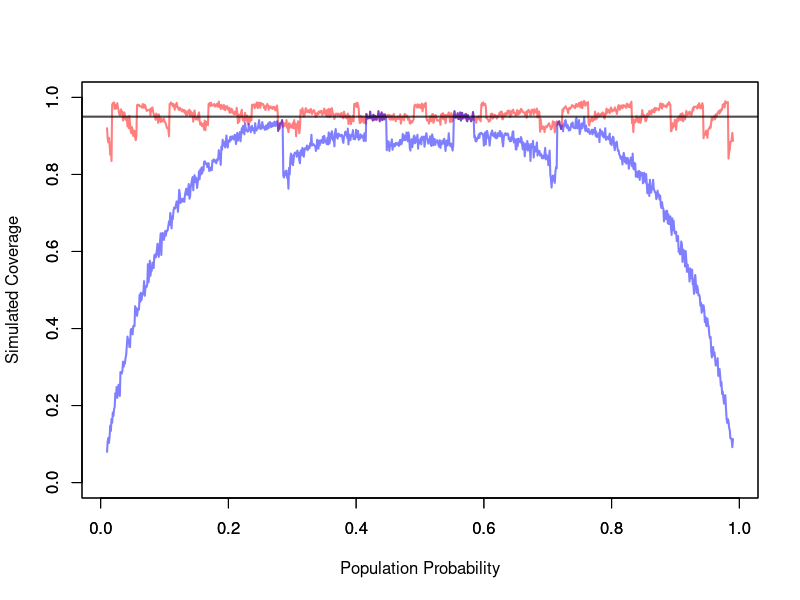
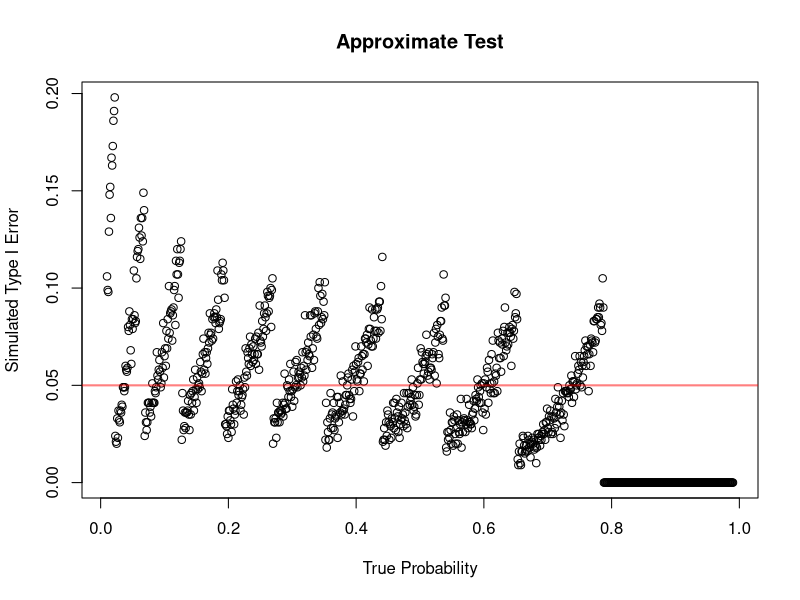
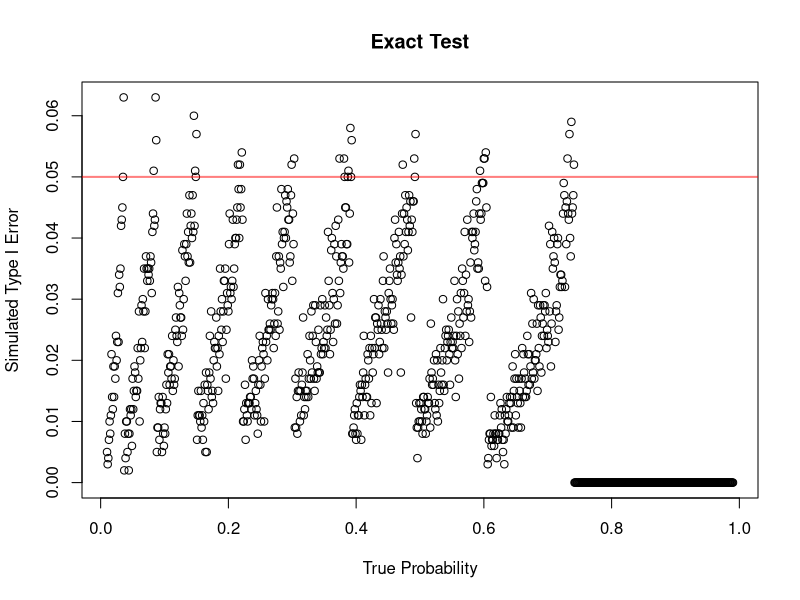
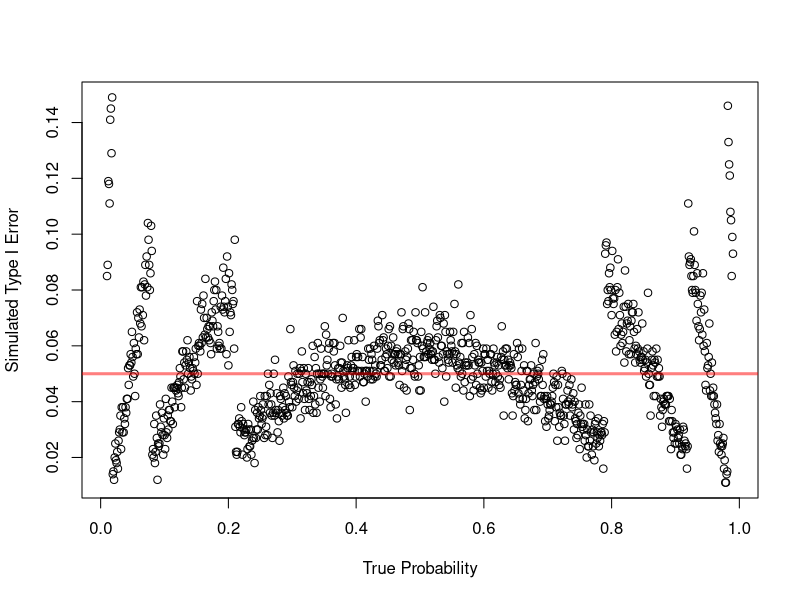

Here is the R script that generated these plots, in order: (Note: this script raises an error after producing the figures.)
## ---- chunk 1
# Confidence Intervals for a Proportion

# Distribution Settings
n  <- 10
p  <- seq(0.01, 0.99, by = 0.001)
nP <- length(p)

# Confidence Level Settings
a <- 0.05

# Simulation Settings
B <- 1000

cov <- matrix(data = NA, nrow = nP, ncol = 2)
len <- matrix(data = NA, nrow = nP, ncol = 2)
int <- array(data = NA, dim = c(nP, B, 4))
for(i in 1:nP){
  conInt <- replicate(B, {
    # Sample
    x <- rbinom(n = n, size = 1, prob = p[i])
    
    # Estimator
    pHat <- mean(x)
    
    # Quantile
    za <- qnorm(p = a/2)
    
    # Quadratic Equation Terms
    a <- (1 + za^2/n)
    b <- -(2 * pHat + za^2 / n)
    c <- pHat^2
    
    # Confidence Interval Bunds
    lowAp1 <- (-b - sqrt(b^2 - 4 * a * c)) / (2 * a)
    uppAp1 <- (-b + sqrt(b^2 - 4 * a * c)) / (2 * a)
    
    # Estimated Standard Devition
    se <- sqrt(pHat * (1 - pHat) / n)
    
    # Compute the Interval Limits
    lowAp2 <- pHat + za * se
    uppAp2 <- pHat - za * se
    
    # Save
    c(lowAp1, uppAp1, lowAp2, uppAp2)
  })
  
  conInt <- t(conInt)
  
  int[i,,]  <- conInt
  cov[i, 1] <- mean((conInt[, 1] < p[i]) & (conInt[, 2] > p[i]))
  cov[i, 2] <- mean((conInt[, 3] < p[i]) & (conInt[, 4] > p[i]))
  len[i, 1] <- mean(conInt[, 2] - conInt[, 1])
  len[i, 2] <- mean(conInt[, 4] - conInt[, 3])
}

plot(x    = p,
     y    = cov[, 1],
     ylim = c(0, 1),
     type = 'l',
     xlab = "Population Probability",
     ylab = "Simulated Coverage",
     lwd  = 2,
     col = rgb(1, 0, 0, 0.5))
par(new=TRUE)
plot(x    = p,
     y    = cov[, 2],
     ylim = c(0, 1),
     type = 'l',
     xlab = "",
     ylab = "",
     lwd  = 2,
     col = rgb(0, 0, 1, 0.5))
abline(h = 1 - a, col = rgb(0, 0, 0, 0.7), lwd = 2)
## ---- chunk 2
#Hypothesis Testing for a Proportion (Approximate Test)

# Distribution Settings
n  <- 10
p  <- seq(0.01, 0.99, by = 0.001)
nP <- length(p)

# Confidence Level Settings
a <- 0.05

# Simulation Settings
B <- 1000

rejPer <- rep(NA, nP)
for(i in 1:nP){
  rej <- replicate(B, {
    # Sample
    x <- rbinom(n = n, size = 1, prob = p[i])
    
    # Estimator
    pHat <- mean(x)
    
    # Standard Error of the Estimator
    se <- sqrt(p[i] * (1 - p[i]) / n)
    
    # Quantile for Rejection Region
    za <- qnorm(p = 1 - a)
    
    # Test Statistic
    z <- (pHat - p[i])/ se
    
    # Rejection Decision
    z > za
  })
  
  # Rejection Percentage
  rejPer[i] <- mean(rej)
}

plot(x = p,
     y = rejPer,
     xlab = "True Probability",
     ylab = "Simulated Type I Error",
     main = "Approximate Test")
abline(h = a, col = rgb(1, 0, 0, 0.5), lwd = 2)
## ---- chunk 3
#Hypothesis Testing for a Proportion (Approximate Test)

# Distribution Settings
n  <- 10
p  <- seq(0.01, 0.99, by = 0.001)
nP <- length(p)

# Confidence Level Settings
a <- 0.05

# Simulation Settings
B <- 1000

rejPer <- rep(NA, nP)
for(i in 1:nP){
  pval <- replicate(B, {
    # Sample
    x <- rbinom(n = n, size = 1, prob = p[i])
    
    # Test Statistic
    y <- sum(x)
    
    # P-value
    pbinom(q = y - 1, size = n, prob = p[i], lower.tail = FALSE)
  })
  
  # Rejection Percentage
  rejPer[i] <- mean(pval < 0.05)
}

plot(x = p,
     y = rejPer,
     xlab = "True Probability",
     ylab = "Simulated Type I Error",
     main = "Exact Test")
abline(h = a, col = rgb(1, 0, 0, 0.5), lwd = 2)
## ---- chunk 4
# Confidence Intervals for the Difference Between Two Intervals

# Distribution Settings
n1 <- 100
n2 <- 50
p1 <- 0.5
p2 <- 0.1

# Confidence Level Settings
a <- 0.05

# Simulation Settings
B <- 1000

conInt <- replicate(B, {
  # Sample
  x1 <- rbinom(n = n1, size = 1, prob = p1)
  x2 <- rbinom(n = n2, size = 1, prob = p2)
  
  # Estimator
  p1Hat <- mean(x1)
  p2Hat <- mean(x2)
  
  # Estimated Standard Error
  ese <- sqrt(p1Hat * (1 - p1Hat) / n1 + p2Hat * (1 - p2Hat) / n2)
  
  # Quantile
  za <- qnorm(p = 1 - a / 2)
  
  # Confidence Interval Bounds
  low <- (p1Hat - p2Hat) - za * ese
  upp <- (p1Hat - p2Hat) + za * ese
  
  # Save
  c(low, upp)
})

conInt <- t(conInt)

cov <- mean((conInt[, 1] < (p1 - p2)) & (conInt[, 2] > (p1 - p2)))

print(paste0("Coverage of the Confidence Intervals: ", round(cov *100, 2), "%"))
## ---- chunk 5
# Confidence Intervals for a Proportion

# Distribution Settings
# Distribution Settings
n1 <- 10
n2 <- 10
p1 <- seq(0.01, 0.99, by = 0.001)
nP <- length(p1)

# Confidence Level Settings
a <- 0.05

# Simulation Settings
B <- 1000

rejPer <- rep(NA, nP)
for(i in 1:nP){
  rej <- replicate(B, {
    # Sample
    x1 <- rbinom(n = n1, size = 1, prob = p1[i])
    x2 <- rbinom(n = n2, size = 1, prob = p1[i])
    
    # Quantity of Interest
    p1Hat <- mean(x1)
    p2Hat <- mean(x2)
    
    # Estimated Standard Error
    se <- sqrt(p1[i] * (1 - p1[i]) * (1 / n1 + 1 / n2))
    
    # Quantile
    za <- qnorm(p = 1 - a)
    
    # Test Statistic
    z <- (p1Hat - p2Hat) / se
    
    # Save
    z > za
  })
  
  # Rejection Percentage
  rejPer[i] <- mean(rej)
}

plot(x = p1,
     y = rejPer,
     xlab = "True Probability",
     ylab = "Simulated Type I Error")
abline(h = a, col = rgb(1, 0, 0, 0.5), lwd = 3)
## ---- chunk 6
# Confidence Intervals for a Proportion

# Simulation Settings
N <- c(1:10, 20, 30, 50, 100)
B <- 1000
S <- 100

# Distribution Settings
p <- c(1/3, 1/3, 1/3)

# Confidence Level Settings
a <- 0.05


rejPer <- matrix(data = NA, nrow = S, length(N))
for(i in 1:length(N)){
  n <- N[i]
  rej <- replicate(S, {
    replicate(B, {
      # Sample
      x <- rmultinom(n = n, size = 1, prob = p)
      
      # Observed Counts
      O <- rowSums(x)
      
      # Expected Counts
      E <- n * p
      
      # Test Statistic
      x2  <- sum((O - E)^2 / E)
      
      # Quantile
      x2a <- qchisq(p = 1- a, df = k - 1)
      
      # Save Test Desicion
      x2 > x2a
    })
  })
  
  # Rejection Percentage
  rejPer[, i] <- colMeans(rej)
}

boxplot(rejPer,
        xlab = "Number of Observations",
        ylab = "Simulated Type I Error",
        main = "Simulated Hypothesis Test for Goodness of Fit",
        xaxt = 'n')
axis(side = 1, at = 1:length(N), labels = N)
abline(h = a, col = rgb(1, 0, 0, 0.5), lwd = 4)
## ---- chunk 7
set.seed(5428)

n <- 400

Gender <- sample(c("Women", "Men"),
                 size = n,
                 replace = TRUE,
                 prob = c(0.70, 0.30))

Admission <- ifelse(Gender == "Women",
                    sample(c("Admitted", "Not Admitted"),
                           size = n,
                           replace = TRUE,
                           prob = c(0.62, 0.38)),
                    sample(c("Admitted", "Not Admitted"),
                           size = n,
                           replace = TRUE,
                           prob = c(0.50, 0.50)))

dat <- data.frame(Gender = Gender,
                  Admission = Admission)

# Contingency Table Counts
tab <- table(dat$Gender, dat$Admission)
tab

# Row Percentages
tabRow <- round(tab / rowSums(tab) * 100, 2)
tabRow

# Column Percentages
tabCol <- round(t(t(tab) / colSums(tab)) * 100, 2)
tabCol

# Marginal Distributions
tabMar <- cbind(tab, rowSums(tab))
tabMar <- rbind(tabMar, colSums(tabMar))
tabMar
## ---- chunk 8
barplot(tab,
        beside = TRUE,
        col = c("gray70", "gray40"),
        legend.text = rownames(tab),
        args.legend = list(x = "topright"),
        main = "Admission Counts by Gender",
        xlab = "Admission Decision",
        ylab = "Count")
## ---- chunk 9
barplot(prop.table(tab, margin = 1),
        beside = FALSE,
        col = c("gray70", "gray40"),
        legend.text = colnames(prop.table(tab, margin = 1)),
        args.legend = list(x = "topright"),
        main = "Conditional Distribution of Admission by Gender",
        xlab = "Gender",
        ylab = "Proportion")
## ---- chunk 10
mosaicplot(tab,
           col = c("gray85", "gray50"),
           main = "Mosaic Plot for Gender and Admission",
           xlab = "Gender",
           ylab = "Admission")
## ---- chunk 11
# Confidence Intervals for a Proportion

# Simulation Settings
N <- 4^(0:5)
B <- 100
S <- 100

# Distribution Settings
n  <- 1000
p1 <- c(1/4, 1/4, 1/2)
p2 <- c(1/2, 1/2)
c  <- length(p1)
r  <- length(p2)

# Confidence Level Settings
a <- 0.05

rejPer <- matrix(data = NA, nrow = S, length(N))
for(i in 1:length(N)){
  n <- N[i]
  rej <- replicate(S, {
    replicate(B, {
      # Sample
      x <- rmultinom(n = n, size = 1, prob = p1)
      y <- rmultinom(n = n, size = 1, prob = p2)
      
      # Observed Counts
      O <- y %*% t(x)
      
      # Estimated Marginal Probabilities
      estP1 <- colSums(O) / n
      estP2 <- rowSums(O) / n
      
      # Estimated Probabilities
      estP <-  estP2 %*% t(estP1)
      
      # Expected Counts
      E <- estP * n
      
      # Test Statistic
      x2  <- sum((O - E)^2 / E)
      
      # Quantile
      x2a <- qchisq(p = 1- a, df = (r - 1) * (c - 1))
      
      # Save Test Desicion
      x2 > x2a
    })
  })
  
  # Rejection Percentage
  rejPer[, i] <- colMeans(rej)
}

boxplot(rejPer,
        xlab = "Number of Observations",
        ylab = "Simulated Type I Error",
        main = "Simulated Hypothesis Test for Independence",
        xaxt = 'n')
axis(side = 1, at = 1:length(N), labels = N)
abline(h = a, col = rgb(1, 0, 0, 0.5), lwd = 4)
## ---- chunk 12
# Confidence Intervals for a Proportion

# Simulation Settings
N <- 4^(0:5)
B <- 100
S <- 100

# Distribution Settings
n  <- 1000
p1 <- c(1/4, 1/4, 1/2)
p2 <- c(1/2, 1/2)
c  <- length(p1)
r  <- length(p2)

# Confidence Level Settings
a <- 0.05

rejPer <- matrix(data = NA, nrow = S, length(N))
for(i in 1:length(N)){
  n <- N[i]
  rej <- replicate(S, {
    replicate(B, {
      # Sample
      x <- rmultinom(n = n, size = 1, prob = p1)
      y <- rmultinom(n = n, size = 1, prob = p2)
      
      # Observed Counts
      O <- y %*% t(x)
      
      # Probability Model
      p <-  p2 %*% t(p1)
      
      # Expected Counts
      E <- p * n
      
      # Test Statistic
      x2  <- sum((O - E)^2 / E)
      
      # Quantile
      x2a <- qchisq(p = 1- a, df = (r) * (c) - 1)
      
      # Save Test Desicion
      x2 > x2a
    })
  })
  
  # Rejection Percentage
  rejPer[, i] <- colMeans(rej)
}

boxplot(rejPer,
        xlab = "Number of Observations",
        ylab = "Simulated Type I Error",
        main = "Simulated Hypothesis Test for Independence",
        xaxt = 'n')
axis(side = 1, at = 1:length(N), labels = N)
abline(h = a, col = rgb(1, 0, 0, 0.5), lwd = 4)
## ---- chunk 13
# Confidence Intervals for a Proportion

# Siulation Settings
B <- 100
S <- 100

# Distribution Settings
n1 <- 30
n2 <- 50
p  <- c(1/4, 1/4, 1/2)
k  <- length(p)

# Test Setings
a <- 0.05

rej <- replicate(S, {
  replicate(B, {
    # Sample
    x1 <- rmultinom(n = n1, size = 1, prob = p)
    x2 <- rmultinom(n = n2, size = 1, prob = p)
    
    # Observed Counts
    O <- rbind(rowSums(x1),
               rowSums(x2))
    
    # Estimated Probability
    estP <- colSums(O) / sum(n1 + n2)
    
    # expected Counts
    E <- c(n1, n2) %*% t(estP)
    
    # Test Statistic
    x2  <- sum((O - E)^2 / E)
    
    # Quantile
    x2a <- qchisq(p = 1- a, df = (2 - 1) * (k - 1))
    
    # Save Test Desicion
    x2 > x2a
  })
})


boxplot(colMeans(rej),
        ylab = "Percentage Type I Error",
        main = "Test of Homogeneity")
abline(h = a, col = rgb(1, 0, 0, 0.5), lwd = 4)
